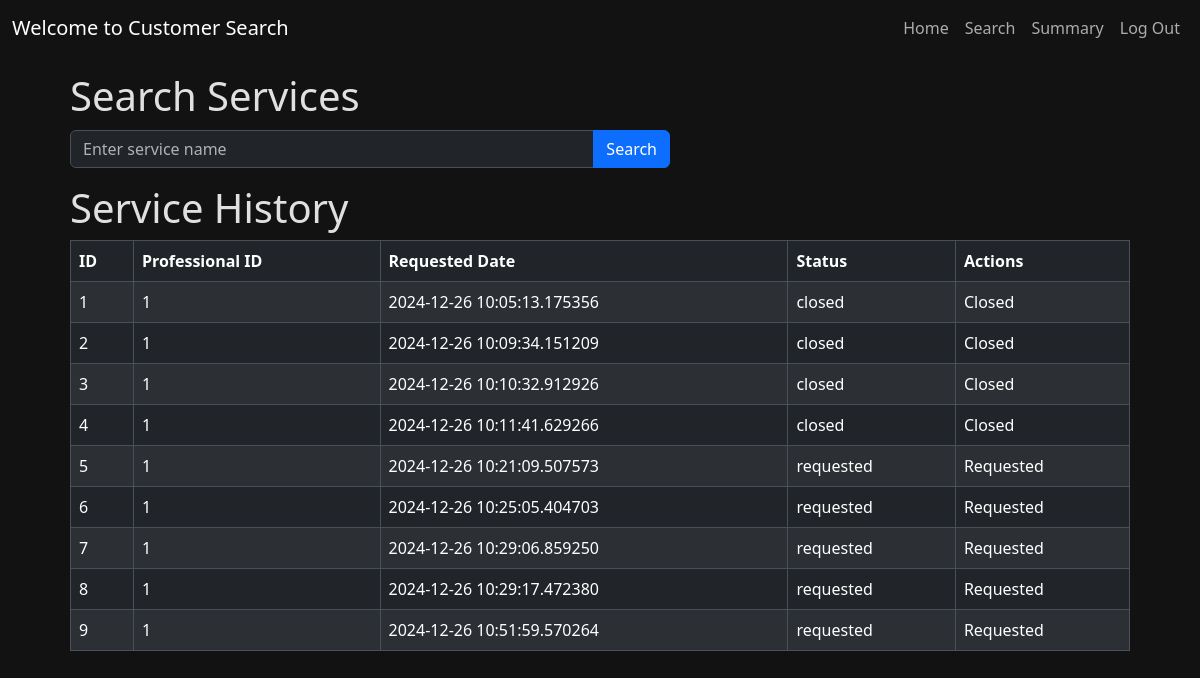
The app's page /search/customer (signed in) with its own data.
### models.py (models this page shows)
class ServiceRequest(db.Model):
    id = db.Column(db.Integer, primary_key=True, autoincrement=True)
    service_id = db.Column(db.Integer, ForeignKey('service.id', ondelete="CASCADE"), nullable=False )
    customer_id = db.Column(db.Integer, ForeignKey('customer.id', ondelete="CASCADE"), nullable=False)
    professional_id = db.Column(db.Integer, ForeignKey('professional.id', ondelete="CASCADE"), nullable=False)
    date_of_request = db.Column(db.DateTime(timezone=True), default=datetime.now, nullable=False)
    date_of_completion = db.Column(db.DateTime(timezone=True), nullable=True)
    service_status = db.Column(db.String(100), default='Requested', nullable=False)
    ratings = db.Column(db.Integer, nullable=True)
    remarks = db.Column(db.Text, nullable=True)

### routes.py (the view)
    @app.route('/search/customer')
    @login_required
    def customer_search():
        search_term = request.args.get('search_term', '')
        services = Service.query.all()
        professionals = Professional.query.all()
        customer_id = Customer.query.filter_by(login_id = current_user.id).first().id
        service_requests = ServiceRequest.query.filter_by(customer_id = customer_id).all()
        customer = Customer.query.get_or_404(customer_id)
        results = []
        if search_term:
            search_term = f"%{search_term}%"
            results = Service.query.filter(Service.service_name.ilike(search_term)).all()
        return render_template(
            "customer_search.html",
            search_term= search_term,
            services = services,
            service_requests= service_requests,
            results=results,
            customer = customer,
            professionals = professionals
        )

### app.py (called while the page is built)
def create_app():
    app = Flask(__name__,template_folder='templates',static_folder='static',static_url_path='/')
    app.config['SECRET_KEY'] = '8f42a73054b1749f8f58848be5e6502c'
    app.config['SQLALCHEMY_DATABASE_URI'] = 'sqlite:///database.sqlite3'
    from models import Login,Admin,Professional,Customer,Service,ServiceRequest
    db.init_app(app)
    with app.app_context():
        db.create_all()
        from routes import create_admin_user
        create_admin_user(db)
    migrate=Migrate(app,db)
    login_manager = LoginManager()
    login_manager.login_view = 'login'
    login_manager.init_app(app)
    @login_manager.user_loader
    def load_user(id):
        return Login.query.get(id)
    from routes import register_routes
    register_routes(app,db)
    return app

### templates/customer_search.html (shortened to what this page needs)
{% extends "base2.html" %}
{%block nav_title%}Customer Search{%endblock%}
{% block content %}
<section class="m-3">
    <div class="container">
        <h1>Search Services</h1>
        <form method="GET" action="{{ url_for('customer_search') }}" class="mb-3">
            <div class="input-group">
                <input type="text" class="form-control" name="search_term" placeholder="Enter service name"
                    value="{{ search_term }}">
                <button type="submit" class="btn btn-primary">Search</button>
            </div>
        </form>
    </div>
</section>
<section class="m-3">
    <div class="container">
        <h1>Service History</h1>
        <div class="table-responsive">
            <table class="table  table-striped table-bordered table-hover">
                <thead>
                    <tr>
                        <th scope="col">ID</th>
                        <th scope="col">Professional ID</th>
                        <th scope="col">Requested Date</th>
                        <th scope="col">Status</th>
                        <th scope="col">Actions</th>
                    </tr>
                </thead>
                <tbody>
                    {% for request in service_requests %}
                    <tr>
                        <td>{{ request.id }}</td>
                        <td>{{ request.professional_id }}</td>
                        <td>{{ request.date_of_request }}</td>
                        <td>{{ request.service_status }}</td>
                        <td>
                            {% if request.service_status == 'assigned' %}
                            <form method="POST" action="{{ url_for('customer_close_request',request_id=request.id) }}"
                                style="display:inline">
                                <button type="submit" class="btn btn-primary btn-sm" data-bs-toggle="modal"
                                    data-bs-target="#ratingModal{{request.id}}">Close It?</button>
                            </form>
                            {% elif request.service_status == 'requested'%}
                            Requested
                            {% elif request.service_status == 'closed'%}
                            Closed
                            {% endif %}
                        </td>
                    </tr>
                    {% endfor %}
                </tbody>
            </table>
        </div>
    </div>
</section>
{% endblock %}

### static/main2.css (style rules this page uses)
html, body { height: 100%; margin: 0; }
.form-control { width: 500px; }
form { background-color: #333; width: 600px; border-radius: 15px; margin-top: 10px; }
body { background-color: #121212; color: #e0e0e0; }

### records on screen
ServiceRequest: id "1", professional_id "1", date_of_request "2024-12-26 10:05:13.175356", service_status "closed", shows "Closed"
ServiceRequest: id "2", professional_id "1", date_of_request "2024-12-26 10:09:34.151209", service_status "closed", shows "Closed"
ServiceRequest: id "3", professional_id "1", date_of_request "2024-12-26 10:10:32.912926", service_status "closed", shows "Closed"
ServiceRequest: id "4", professional_id "1", date_of_request "2024-12-26 10:11:41.629266", service_status "closed", shows "Closed"
ServiceRequest: id "5", professional_id "1", date_of_request "2024-12-26 10:21:09.507573", service_status "requested", shows "Requested"
ServiceRequest: id "6", professional_id "1", date_of_request "2024-12-26 10:25:05.404703", service_status "requested", shows "Requested"
ServiceRequest: id "7", professional_id "1", date_of_request "2024-12-26 10:29:06.859250", service_status "requested", shows "Requested"
ServiceRequest: id "8", professional_id "1", date_of_request "2024-12-26 10:29:17.472380", service_status "requested", shows "Requested"
ServiceRequest: id "9", professional_id "1", date_of_request "2024-12-26 10:51:59.570264", service_status "requested", shows "Requested"
